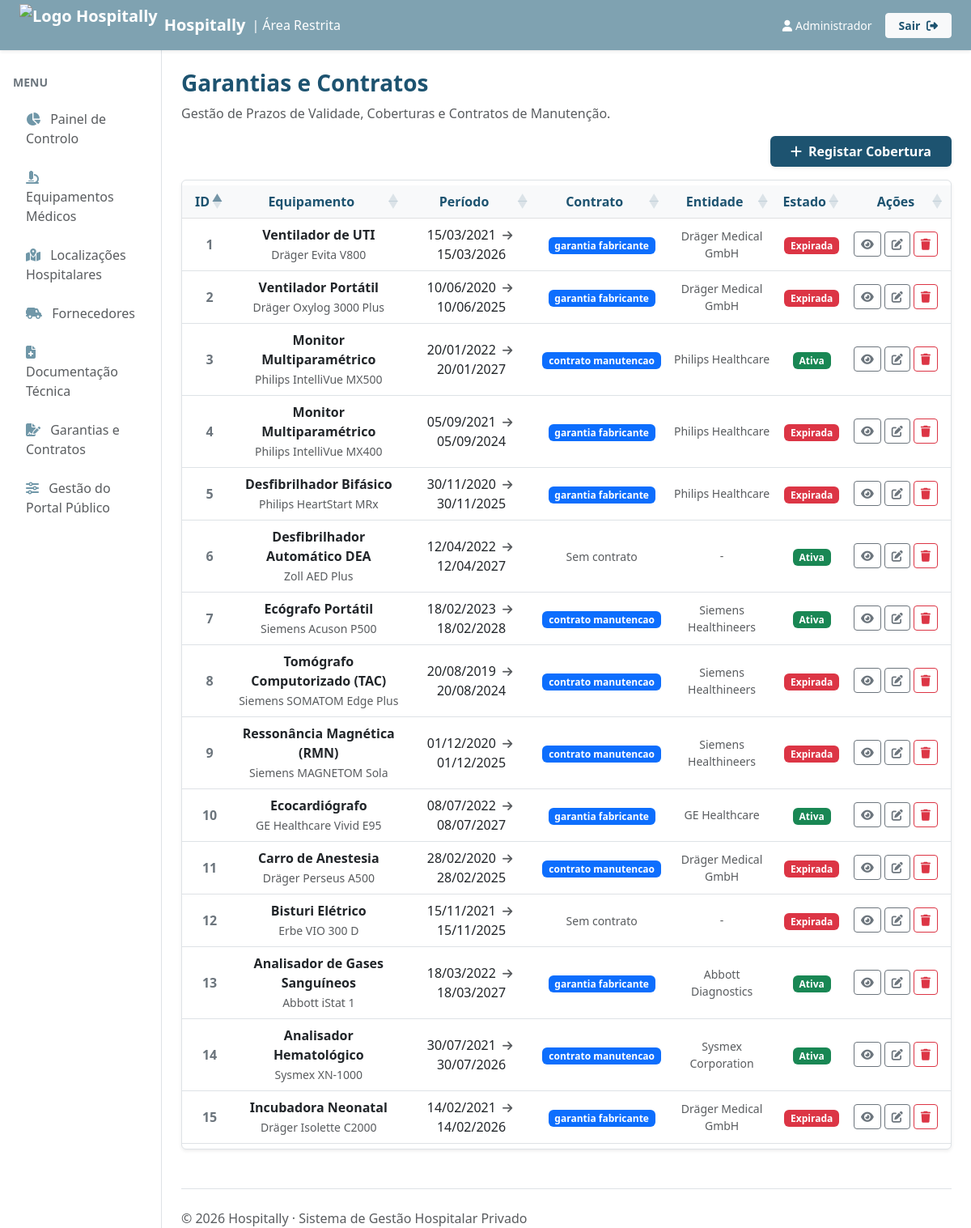
The page /private/garantias.php (signed in) on the database its author committed.
### tables this page shows
CREATE TABLE IF NOT EXISTS `Garantia` (
  `codGarantia` int NOT NULL AUTO_INCREMENT,
  `codInventario` int NOT NULL,
  `dataInicio` date NOT NULL,
  `dataFim` date NOT NULL,
  `temContrato` boolean NOT NULL,
  `tipoContrato` varchar(50),
  `entidadeResponsavel` varchar(150),
  `periodicidade` varchar(50),
  `observacoes` text,
  CONSTRAINT `pk_Garantia` PRIMARY KEY (`codGarantia`)
);

CREATE TABLE IF NOT EXISTS `Equipamento` (
  `codInventario` int NOT NULL AUTO_INCREMENT,
  `codCategoria` int NOT NULL,
  `codLocalizacao` int NOT NULL,
  `designacao` varchar(150) NOT NULL,
  `marca` varchar(100) NOT NULL,
  `modelo` varchar(100) NOT NULL,
  `nrSerie` varchar(100) NOT NULL,
  `fabricante` varchar(100) NOT NULL,
  `dataAquisicao` date,
  `anoFabrico` int,
  `custoAquisicao` decimal(10,2),
  `tipoEntrada` varchar(20) NOT NULL,
  `estado` varchar(30) NOT NULL,
  `criticidade` varchar(20) NOT NULL,
  `observacoes` text,
  CONSTRAINT `pk_Equipamento` PRIMARY KEY (`codInventario`),
  CONSTRAINT `uq_Equipamento_serie` UNIQUE (`nrSerie`, `fabricante`, `modelo`),
  CONSTRAINT `ck_Equipamento_tipoEntrada` CHECK (`tipoEntrada` IN ('compra', 'doacao', 'aluguer', 'emprestimo')),
  CONSTRAINT `ck_Equipamento_estado` CHECK (`estado` IN ('Ativo', 'Em manutencao', 'Inativo', 'Em calibracao', 'Em quarentena', 'Abatido')),
  CONSTRAINT `ck_Equipamento_criticidade` CHECK (`criticidade` IN ('Baixa', 'Media', 'Alta', 'Suporte de vida'))
);

### private/includes/funcoes.php (called while the page is built, shortened)
<?php
function aes_encrypt($value)
{
    $encrypted = openssl_encrypt($value, OPENSSL_METHOD, OPENSSL_KEY, OPENSSL_RAW_DATA, OPENSSL_IV);
    return bin2hex($encrypted);
}

### private/garantias.php (the view, shortened to what this page needs)
<?php
require_once __DIR__ . '/includes/funcoes.php';
$dsn = "mysql:host=" . MYSQL_HOST . ";port=" . MYSQL_PORT . ";dbname=" . MYSQL_DATABASE . ";charset=utf8";
try {
    $ligacao = new PDO($dsn, MYSQL_USERNAME, MYSQL_PASSWORD);
    $ligacao->setAttribute(PDO::ATTR_ERRMODE, PDO::ERRMODE_EXCEPTION);
    $resultados = $ligacao->query("
        SELECT g.*, e.designacao AS nomeEquipamento, e.marca, e.modelo
        FROM Garantia g
        LEFT JOIN Equipamento e ON g.codInventario = e.codInventario
        ORDER BY g.dataFim ASC
    ")->fetchAll(PDO::FETCH_OBJ);
    $erro = '';
} catch (PDOException $err) {
    $erro = "Aconteceu um erro na ligação à base de dados.";
    $resultados = []; $equipamentos = [];
}
include 'includes/header.php';
include 'includes/nav.php';
?>
<div class="container-fluid">
    <div class="row">
        <?php include 'includes/sidebar.php'; ?>
        <main class="col-md-9 ms-sm-auto col-lg-10 px-md-4 pt-4">
            <h1 class="h3 fw-bold" style="color: #1d5370;">Garantias e Contratos</h1>
            <p class="text-muted">Gestão de Prazos de Validade, Coberturas e Contratos de Manutenção.</p>
            <div class="d-flex justify-content-end mb-3">
                <button class="btn text-white fw-bold px-4 shadow-sm" style="background-color: #1d5370;"
                        data-bs-toggle="modal" data-bs-target="#modalGarantia">
                    <i class="fa-solid fa-plus me-2"></i>Registar Cobertura
                </button>
            </div>
            <div class="table-responsive bg-white rounded shadow-sm border">
                <?php if (!empty($erro)) : ?>
                    <p class="text-center text-danger p-4"><?= $erro ?></p>
                <?php elseif (count($resultados) == 0) : ?>
                    <p class="text-muted p-4">Não existem garantias registadas.</p>
                <?php else : ?>
                    <table class="table table-hover align-middle mb-0" id="tabelaGarantias">
                        <thead class="table-light">
                            <tr>
                                <th class="text-center ps-3" style="color: #1d5370;">ID</th>
                                <th class="text-center" style="color: #1d5370;">Equipamento</th>
                                <th class="text-center" style="color: #1d5370;">Período</th>
                                <th class="text-center" style="color: #1d5370;">Contrato</th>
                                <th class="text-center" style="color: #1d5370;">Entidade</th>
                                <th class="text-center" style="color: #1d5370;">Estado</th>
                                <th class="text-center pe-3" style="color: #1d5370;">Ações</th>
                            </tr>
                        </thead>
                        <tbody>
                            <?php foreach ($resultados as $gar) :
                                $hoje = new DateTime();
                                $fim  = new DateTime($gar->dataFim);
                                $diff = $hoje->diff($fim);
                                $diasRestantes = (int)$diff->format('%r%a');
                                if ($diasRestantes < 0) {
                                    $estadoCor   = 'danger';
                                    $estadoLabel = 'Expirada';
                                } elseif ($diasRestantes <= 30) {
                                    $estadoCor   = 'warning';
                                    $estadoLabel = 'Expira em breve';
                                } else {
                                    $estadoCor   = 'success';
                                    $estadoLabel = 'Ativa';
                                }
                            ?>
                            <tr>
                                <td class="text-center ps-3 fw-bold text-secondary"><?= $gar->codGarantia ?></td>
                                <td class="text-center">
                                    <div class="fw-bold text-dark"><?= htmlspecialchars($gar->nomeEquipamento ?? '-') ?></div>
                                    <small class="text-muted"><?= htmlspecialchars(($gar->marca ?? '') . ' ' . ($gar->modelo ?? '')) ?></small>
                                </td>
                                <td class="text-center text-dark">
                                    <?= date('d/m/Y', strtotime($gar->dataInicio)) ?>
                                    <i class="fa-solid fa-arrow-right mx-1 text-muted small"></i>
                                    <?= date('d/m/Y', strtotime($gar->dataFim)) ?>
                                </td>
                                <td class="text-center">
                                    <?php if ($gar->temContrato) : ?>
                                        <span class="badge bg-primary"><?= htmlspecialchars($gar->tipoContrato ?? 'Sim') ?></span>
                                    <?php else : ?>
                                        <span class="text-muted small">Sem contrato</span>
                                    <?php endif; ?>
                                </td>
                                <td class="text-center text-muted small"><?= htmlspecialchars($gar->entidadeResponsavel ?? '-') ?></td>
                                <td class="text-center">
                                    <span class="badge bg-<?= $estadoCor ?>"><?= $estadoLabel ?></span>
                                </td>
                                <td class="text-center pe-3">
                                    <div class="d-flex justify-content-center align-items-center">
                                        <a href="garantias.php?ver=<?= aes_encrypt($gar->codGarantia) ?>"
                                           class="btn btn-sm btn-outline-secondary me-1" title="Consultar">
                                            <i class="fa-solid fa-eye"></i>
                                        </a>
                                        <a href="garantias.php?editar=<?= aes_encrypt($gar->codGarantia) ?>"
                                           class="btn btn-sm btn-outline-secondary me-1" title="Editar">
                                            <i class="fa-solid fa-pen-to-square"></i>
                                        </a>
                                        <a href="garantias.php?remover=<?= aes_encrypt($gar->codGarantia) ?>"
                                           class="btn btn-sm btn-outline-danger" title="Remover">
                                            <i class="fa-solid fa-trash"></i>
                                        </a>
                                    </div>
                                </td>
                            </tr>
                            <?php endforeach; ?>
                        </tbody>
                    </table>
                <?php endif; ?>
            </div>
            <footer class="pt-4 mt-5 text-muted border-top">
                &copy; 2026 Hospitally &middot; Sistema de Gestão Hospitalar Privado
            </footer>
        </main>
    </div>
</div>
<?php include 'includes/footer.php'; ?>

### rows shown on the page
garantia: codGarantia "8", codInventario.designacao "Tomógrafo Computorizado (TAC)", codInventario.modelo "Siemens SOMATOM Edge Plus", dataInicio "20/08/2019", dataFim "20/08/2024", tipoContrato "contrato manutencao", entidadeResponsavel "Siemens Healthineers", dataFim "Expirada"
garantia: codGarantia "4", codInventario.designacao "Monitor Multiparamétrico", codInventario.modelo "Philips IntelliVue MX400", dataInicio "05/09/2021", dataFim "05/09/2024", tipoContrato "garantia fabricante", entidadeResponsavel "Philips Healthcare", dataFim "Expirada"
garantia: codGarantia "11", codInventario.designacao "Carro de Anestesia", codInventario.modelo "Dräger Perseus A500", dataInicio "28/02/2020", dataFim "28/02/2025", tipoContrato "contrato manutencao", entidadeResponsavel "Dräger Medical GmbH", dataFim "Expirada"
garantia: codGarantia "2", codInventario.designacao "Ventilador Portátil", codInventario.modelo "Dräger Oxylog 3000 Plus", dataInicio "10/06/2020", dataFim "10/06/2025", tipoContrato "garantia fabricante", entidadeResponsavel "Dräger Medical GmbH", dataFim "Expirada"
garantia: codGarantia "12", codInventario.designacao "Bisturi Elétrico", codInventario.modelo "Erbe VIO 300 D", dataInicio "15/11/2021", dataFim "15/11/2025", temContrato "Sem contrato", entidadeResponsavel "-", dataFim "Expirada"
garantia: codGarantia "5", codInventario.designacao "Desfibrilhador Bifásico", codInventario.modelo "Philips HeartStart MRx", dataInicio "30/11/2020", dataFim "30/11/2025", tipoContrato "garantia fabricante", entidadeResponsavel "Philips Healthcare", dataFim "Expirada"
garantia: codGarantia "9", codInventario.designacao "Ressonância Magnética (RMN)", codInventario.modelo "Siemens MAGNETOM Sola", dataInicio "01/12/2020", dataFim "01/12/2025", tipoContrato "contrato manutencao", entidadeResponsavel "Siemens Healthineers", dataFim "Expirada"
garantia: codGarantia "15", codInventario.designacao "Incubadora Neonatal", codInventario.modelo "Dräger Isolette C2000", dataInicio "14/02/2021", dataFim "14/02/2026", tipoContrato "garantia fabricante", entidadeResponsavel "Dräger Medical GmbH", dataFim "Expirada"
garantia: codGarantia "1", codInventario.designacao "Ventilador de UTI", codInventario.modelo "Dräger Evita V800", dataInicio "15/03/2021", dataFim "15/03/2026", tipoContrato "garantia fabricante", entidadeResponsavel "Dräger Medical GmbH", dataFim "Expirada"
garantia: codGarantia "14", codInventario.designacao "Analisador Hematológico", codInventario.modelo "Sysmex XN-1000", dataInicio "30/07/2021", dataFim "30/07/2026", tipoContrato "contrato manutencao", entidadeResponsavel "Sysmex Corporation", dataFim "Ativa"
garantia: codGarantia "3", codInventario.designacao "Monitor Multiparamétrico", codInventario.modelo "Philips IntelliVue MX500", dataInicio "20/01/2022", dataFim "20/01/2027", tipoContrato "contrato manutencao", entidadeResponsavel "Philips Healthcare", dataFim "Ativa"
garantia: codGarantia "13", codInventario.designacao "Analisador de Gases Sanguíneos", codInventario.modelo "Abbott iStat 1", dataInicio "18/03/2022", dataFim "18/03/2027", tipoContrato "garantia fabricante", entidadeResponsavel "Abbott Diagnostics", dataFim "Ativa"
garantia: codGarantia "6", codInventario.designacao "Desfibrilhador Automático DEA", codInventario.modelo "Zoll AED Plus", dataInicio "12/04/2022", dataFim "12/04/2027", temContrato "Sem contrato", entidadeResponsavel "-", dataFim "Ativa"
garantia: codGarantia "10", codInventario.designacao "Ecocardiógrafo", codInventario.modelo "GE Healthcare Vivid E95", dataInicio "08/07/2022", dataFim "08/07/2027", tipoContrato "garantia fabricante", entidadeResponsavel "GE Healthcare", dataFim "Ativa"
garantia: codGarantia "7", codInventario.designacao "Ecógrafo Portátil", codInventario.modelo "Siemens Acuson P500", dataInicio "18/02/2023", dataFim "18/02/2028", tipoContrato "contrato manutencao", entidadeResponsavel "Siemens Healthineers", dataFim "Ativa"

### other values the page prints
APP_NAME "Hospitally"
$nome "Administrador"
